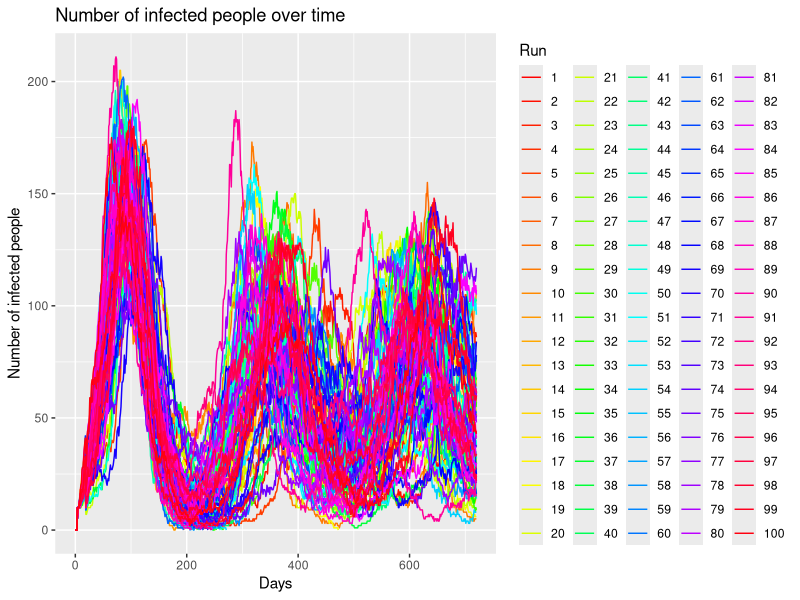
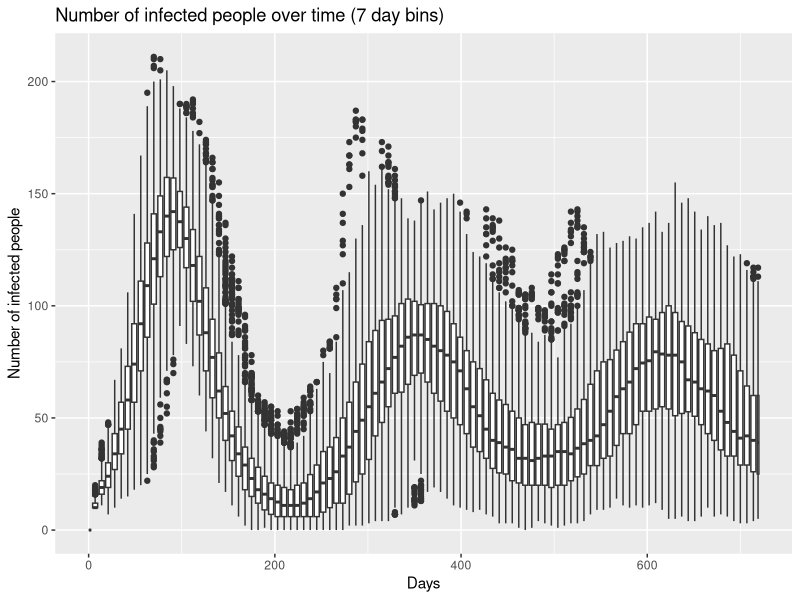
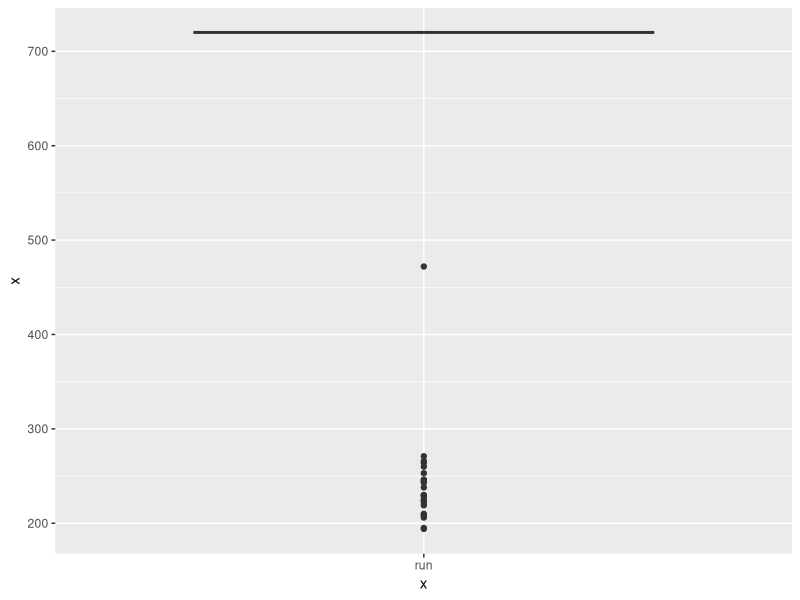

The R script that drew these images, in order:
#Put this at the top of every file, unless you really really want to work with factors
#this will save you a lot of confusion
options(stringsAsFactors = FALSE)
options(device=.Platform$OS.type)

#these are from two separate packages
library(ggplot2)

# needed for reshaping data frames
# library(reshape2)
#
# #used for querying data, performing aggregations, filtering, etc.
# library(sqldf)

df_preExperiment = read.table("netlogo/pre-experiment.csv", skip = 6, sep = ",", head=TRUE)
# Remove the X. in the column names
colnames(df_preExperiment) = gsub("X\\.", "", colnames(df_preExperiment))
summary(df_preExperiment)

# Array of curves
ggplot(data=df_preExperiment, aes(x=step., y=n.sick.people, group=run.number.)) + #use myDataFrame for the data, columns for x and y
  geom_line(aes(colour = as.factor(run.number.))) + #we want to use points, colored by runNumber
  xlab("Days") +  #specify x and y labels
  ylab("Number of infected people") +
  ggtitle("Number of infected people over time") + #give the plot a title
  scale_colour_manual("Run",values = rainbow(max(df_preExperiment$run.number., na.rm = FALSE)))
# ggsave("./diagrams/pre-ex/arrayOfCurves.png")

ggplot(data=df_preExperiment, aes(x=step., y=n.sick.people, group=round(step./7))) + #use myDataFrame for the data, columns for x and y
  geom_boxplot() +
  xlab("Days") +  #specify x and y labels
  ylab("Number of infected people") +
  ggtitle("Number of infected people over time (7 day bins)")
# ggsave("./diagrams/pre-ex/boxplot.png")

duration = aggregate(df_preExperiment$step., by = list(df_preExperiment$run.number.), max)
colnames(duration)[0] = 'run'
colnames(duration)[1] = 'duration'

duration

ggplot(data = duration, aes(x='run', y=x)) + geom_boxplot()

duration[duration < 600]
